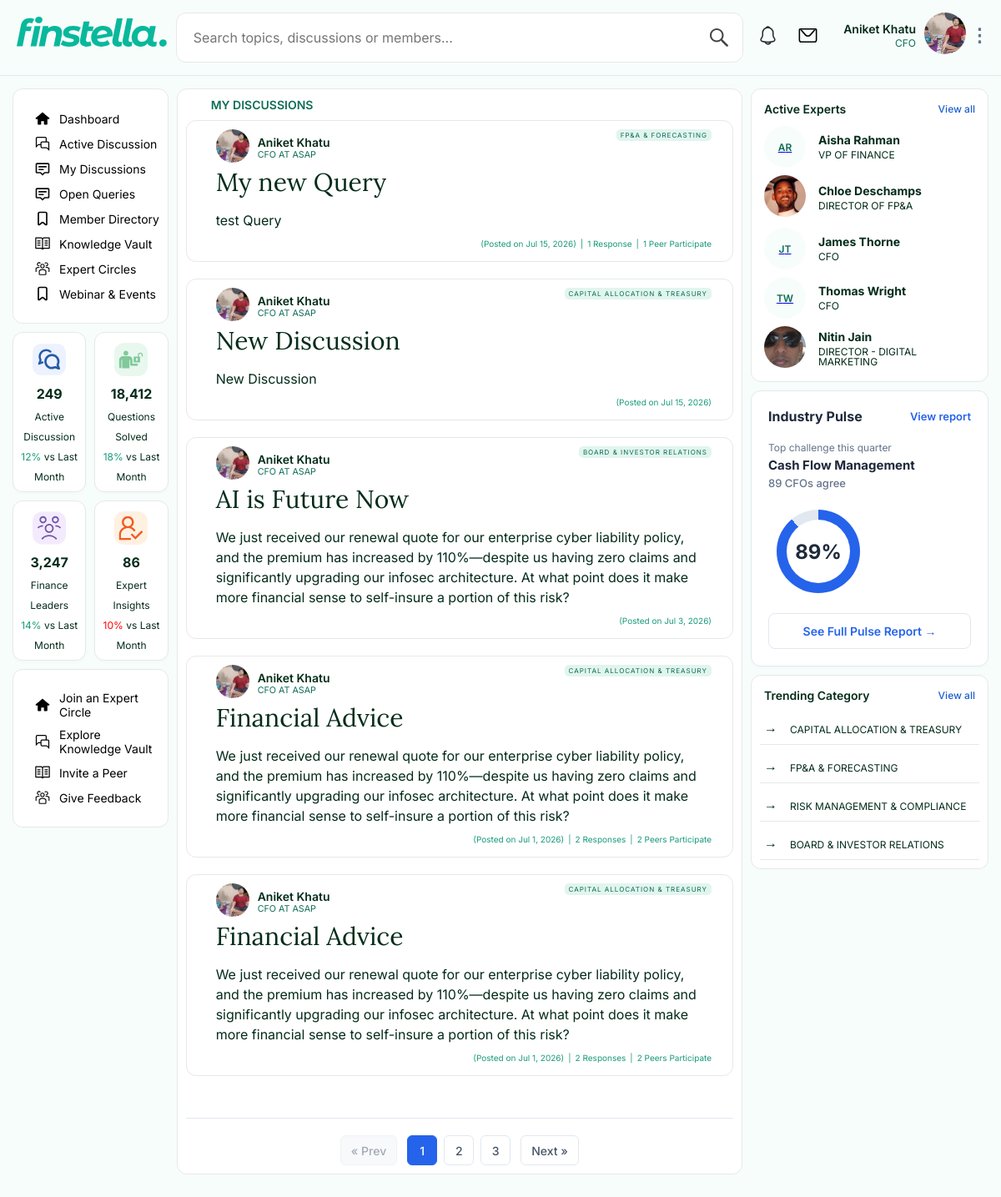
The page /my_discussion/ (signed in) on the database its author committed.
### forum/models.py (models this page shows, shortened)
class CustomUser(AbstractUser):
    title = models.CharField(max_length=100, blank=True, null=True, help_text="e.g. CFO, Finance Director")
    company= models.CharField(max_length=150,blank=True,null=True)
    linkedin_url=models.CharField(max_length=200, blank=True, null=True)
    is_active_subscriber = models.BooleanField(default=False)
    profile_picture = models.ImageField(upload_to='avatars/', null=True, blank=True)
    about = models.TextField(null=True, blank=True, help_text='A Brief executive bio.')

class Thread(models.Model):
    title = models.CharField(max_length=255)
    content=models.TextField(default="No content provided")
    category = models.ForeignKey(Category, on_delete=models.CASCADE, related_name='threads')
    author = models.ForeignKey(CustomUser, on_delete=models.CASCADE, related_name='threads')
    created_at = models.DateTimeField(auto_now_add=True)
    upvotes = models.IntegerField(default=0)
    is_pinned = models.BooleanField(default=False)
    @property
    def unique_author_count(self):
        return self.replies.values('author').distinct().count()

class Category(models.Model):
    name = models.CharField(max_length=50)
    slug = models.SlugField(unique=True)
    def __str__(self):
        return self.name
    class Meta:
        verbose_name_plural = "Categories"

### forum/views.py (the view)
# urls.py: path('my_discussion/',my_discussion_view,name="my_discussion")
@login_required
def my_discussion_view(request):
    threads_all = Thread.objects.select_related('author','category').filter(Q(author=request.user) | Q(replies__author=request.user) ).order_by('-created_at')
    paginator = Paginator(threads_all, 5)
    page_number = request.GET.get('page')
    threads = paginator.get_page(page_number)
    categories = Category.objects.all()
    members = CustomUser.objects.filter(is_active=True, is_superuser=False).order_by('first_name')[:5]
    context={
        'threads':threads,
        'categories':categories,
        'members':members,
        'page_number':page_number,
    }
    return render(request,'my_discussions.html',context)

### templates/my_discussions.html (shortened to what this page needs)
{% extends "layout.html" %}
{%load static%}
{% block maincontent %}
          <div class="active-discussion-box">
            <div class="active-discussion-title">
                <h4>My Discussions</h4>
            </div>
           {% for thread in threads  %}
           <article>
                <div class="thread">
                    <div class="thred-details">
                    <div class="author-thred">
                    <div class="author-details">
                        <div class="author-icon">
                        {% if thread.author.profile_picture %}
                            <img src="{{ thread.author.profile_picture.url }}" alt="{{ thread.author.first_name }}">
                            {% else %}
                        <div class="initial">
                            {{ thread.author.first_name|first }}{{ thread.author.last_name|first }}
                        </div>
                            {% endif %}
                        </div>
                        <div class="author-name">
                            <h4>{{thread.author.first_name}} {{thread.author.last_name}}</h4>
                            <h6>{{ thread.author.title }} at {{ thread.author.company }}</h6>
                        </div>
                    </div>
                    <a href="{% url 'thread_detail' thread.id %}" style="text-decoration: none; color: inherit; display: block;">
                    <div class="thread-cateogory">
                    <h5> {{thread.category}} </h5>
                    </div>
                    </div>
                    <h2>{{thread.title}}</h2>
                    <p>{{thread.content}}</p>
                    </div>
                </div>
                <div class="thread-belongs" style="color: #199A7A ;">
                    <div class="time-ago">
                    <h5>(Posted on {{ thread.created_at|date:"M j, Y"}})</h5>
                    </div>
                    {%if thread.replies.count%}
                    <div class="thread-response"><h5>|</h5></div>
                    <div class="thread-response">
                      <h5>{{ thread.replies.count }} {%if thread.replies.count == 1 %}Response {%else%}Responses{%endif%}</h5>
                    </div>
                    <div class="thread-response"><h5>|</h5></div>
                         <div class="thread-peers">
                       <h5>{{ thread.unique_author_count}} {%if thread.unique_author_count == 1 %}Peer {%else%}Peers{%endif%} Participate</h5>
                    </div>
                    {% endif %}
                </div>
           </article>
           {% endfor %}
           {% if threads.has_other_pages %}
            <div class="pagination-container">
                {% if threads.has_previous %}
                    <a href="?page={{ threads.previous_page_number }}" class="page-btn">&laquo; Prev</a>
                {% else %}
                    <span class="page-btn disabled">&laquo; Prev</span>
                {% endif %}
                <div class="page-numbers">
                    {% for num in threads.paginator.page_range %}
                        {% if threads.number == num %}
                            <span class="page-btn active-page">{{ num }}</span>
                        {% elif num > threads.number|add:'-3' and num < threads.number|add:'3' %}
                            <a href="?page={{ num }}" class="page-btn">{{ num }}</a>
                        {% endif %}
                    {% endfor %}
                </div>
                {% if threads.has_next %}
                    <a href="?page={{ threads.next_page_number }}" class="page-btn">Next &raquo;</a>
                {% else %}
                    <span class="page-btn disabled">Next &raquo;</span>
                {% endif %}
            </div>
            {% endif %}
          </div>
{% endblock %}

### templates/layout.html (shortened to what this page needs)
{% load static %}
<!DOCTYPE html>
<html lang="en">
<head>
    <link rel="stylesheet" href="{% static 'css/dashboard.css' %}">
    <link rel="stylesheet" href="{% static 'css/style.css' %}">
    <link rel="stylesheet" href="{% static 'css/thread-details.css'%}">
     <link
      rel="stylesheet"
      href="https://cdnjs.cloudflare.com/ajax/libs/font-awesome/6.0.0/css/all.min.css"
    />
</head>
<body>
<header>
        <div class="header">
            <div class="logo">
                <a href={% url 'dashboard'%}>
                <img src="{% static 'icons/finstella.svg' %}" alt="">
            </div>
            <div class="search">
                <input type="search" name="search" id="search" placeholder="Search topics, discussions or members...">
                <img src="{% static 'icons/search.svg' %}" class="search-icon" alt="">
            </div>
<div class="notify-profile">
    <div class="notification">
        <img src="{% static 'icons/notification-bell.svg' %}" alt="Notifications">
    </div>
    <div class="message">
        <img src="{% static 'icons/mail.svg' %}" alt="Messages">
    </div>
    <div class="profile" onclick="toggleProfileMenu(event)">
        <div class="profile-text">
            <p>
            <span class="user-name">{{ request.user.first_name }} {{ request.user.last_name }}</span>
            <br>
            <span class="user-title">{{ request.user.title }}</span>
            </p>
        </div>
        <div class="profile-icon">
            {% if request.user.profile_picture %}
                <img src="{{ request.user.profile_picture.url }}" alt="{{ request.user.first_name }}">
            {% else %}
                <div class="expert-initial">
                    {{ request.user.first_name|first }}{{ request.user.last_name|first }}
                </div>
            {% endif %}
        </div>
        <div class="dots-icon">⋮</div>
    </div>
</div>
</div>
</header>
    <main class="main-container">
       <aside class="left-sidebar">
            <nav class="menu-list">
                <a href={%url 'dashboard'%} class="menu">
                    <img src={%static 'icons/home.svg'%} alt="">
                    Dashboard
                </a>
                <a href={%url 'active_discussion'%} class="menu">
                    <img src={%static 'icons/conversation.svg'%} alt="">
                    Active Discussion
                </a>
                <a href={% url "my_discussion"%} class="menu">
                    <img src={%static 'icons/mydiscussion.svg'%} alt="">
                    My Discussions
                </a>
                <a href={% url "open_queries"%} class="menu">
                    <img src={%static 'icons/mydiscussion.svg'%} alt="">
                    Open Queries
                </a>
                <a href={%url 'member_directory'%} class="menu">
                    <img src={%static 'icons/bookmark.svg'%} alt="">
                    Member Directory
                </a>
                <a href="#" class="menu">
                    <img src={%static 'icons/Knowledge.svg'%} alt="">
                    Knowledge Vault
                </a>
                <a href="#" class="menu">
                    <img src={%static 'icons/expertcircle.svg'%} alt="">
                    Expert Circles
                </a>
                <a href="#" class="menu">
                    <img src={%static 'icons/bookmark.svg'%} alt="">
                    Webinar & Events
                </a>
            </nav>
            <div class="forum-dashboard">
                <div class="dashboard-card">
                    <img src={%static 'icons/active discussion icon 1.svg'%} alt="" class="icon1">
                    <h1>249</h1>
                    <h5>Active Discussion</h5>
                    <h6><span class="high-light">12%</span> vs Last Month</h6>
                </div>
                <div class="dashboard-card">
                    <img src={%static 'icons/questions solved 2.svg'%} alt="" class="icon2">
                    <h1>18,412</h1>
                    <h5>Questions Solved</h5>
                    <h6><span class="high-light">18%</span> vs Last Month</h6>
                </div>
                <div class="dashboard-card">
                   <img src={%static 'icons/finance leaders icon 3.svg'%} alt="" class="icon3">
                    <h1>3,247</h1>
                    <h5>Finance Leaders</h5>
                    <h6><span class="high-light">14%</span> vs Last Month</h6>
                </div>
                <div class="dashboard-card">
                     <img src={%static 'icons/expert insights icon 4.svg'%} alt="" class="icon4">
                    <h1>86</h1>
                    <h5>Expert Insights</h5>
                    <h6><span class="high-light-low">10%</span> vs Last Month</h6>
                </div>
            </div>
            <nav class="menu-list">
                <a href="#" class="menu">
                    <img src={%static 'icons/home.svg'%} alt="">
                    Join an Expert Circle
                </a>
                <a href="#" class="menu">
                    <img src={%static 'icons/conversation.svg'%} alt="">
                    Explore Knowledge Vault
                </a>
                <a href="#" class="menu">
                    <img src={%static 'icons/Knowledge.svg'%} alt="">
                    Invite a Peer
                </a>
                <a href="#" class="menu">
                    <img src={%static 'icons/expertcircle.svg'%} alt="">
                    Give Feedback
                </a>
            </nav>
       </aside>
         <section class="main-content">
         {% block maincontent %}
         {% endblock %}
         </section>
        <aside class="right-sidebar">
          <div class="active-expert-box">
            <div class="active-title">
              <h4>Active Experts</h4>
              <a href="{% url 'member_directory' %}">View all</a>
            </div>
             {% for member in members%}
            <div class="active-expert">
                  <div class="expert-icon">
                     <a href={%url 'member_profile'  member.id %}>
                    {% if member.profile_picture%}
                    <img src="{{ member.profile_picture.url }}" alt={{ member.first_name }}>
                    {% else %}
                    <div class="expert-initial">
                        {{ member.first_name|first }}{{ member.last_name|first }}
                    </div>
                    {% endif%}
                      </div>
                  <div class="expert-text">
                  <h5>
                  {{ member.first_name }} {{ member.last_name }}
                  </h5>
                  <p>{{ member.title }}</p>
                  </div>
                  </div>
                 {%endfor%}
          </div>
            <div class="pulse-card">
                <div class="pulse-header">
                    <h3>Industry Pulse</h3>
                    <a href="#">View report</a>
                </div>
                <div class="pulse-subtitle">Top challenge this quarter</div>
                <div class="pulse-challenge">Cash Flow Management</div>
                <div class="pulse-agree">89 CFOs agree</div>
                <div class="progress-ring-container">
                    <div class="progress-ring">
                        <span class="progress-value">89%</span>
                    </div>
                </div>
                <a href="#" class="pulse-action-btn">See Full Pulse Report &rarr;</a>
            </div>
          <div class="active-expert-box">
            <div class="active-title">
              <h4>Trending Category</h4>
              <a href="#">View all</a>
            </div>
             {% for category in categories%}
            <div class="category-list"  style:"border:none">
                  <div class="expert-text">
                  <P>
                   {{category.name }}
                  </P>
                  </div>
                  </div>
                 {%endfor%}
          </div>
        </aside>
    </main>
</body>
</html>

### static/css/style.css (style rules this page uses)
* { box-sizing:border-box;margin:0;padding:0 }
html { scroll-behavior:smooth }
body { font-family:'Syne',sans-serif;background:#f7fdfb;color:#042c1a;overflow-x:hidden }
:root { --bg:white; --border:#c8e8d8; --border-light:#e1f5ee; --pale:#E1F5EE; --mint:#9FE1CB; --teal:#1D9E75; --mid:#0F6E56; --deep:#042c1a; --muted:#527568; --sub:#8eada4; --gold:#BA7517; --gold-light:#f5e6c4; }

### rows shown on the page
CustomUser: user.first_name "Aniket", user.last_name "Khatu", user "CFO", user.profile_picture (picture)
Thread: author.profile_picture (picture), author.first_name "Aniket", author.last_name "Khatu", author "CFO", author.company "ASAP", category "FP&A & FORECASTING", title "My new Query", content "test Query", created_at "Jul 15, 2026", replies.count "1", shows "Response", unique_author_count "1", shows "Peer"
Thread: author.profile_picture (picture), author.first_name "Aniket", author.last_name "Khatu", author "CFO", author.company "ASAP", category "CAPITAL ALLOCATION & TREASURY", title "New Discussion", content "New Discussion", created_at "Jul 15, 2026"
Thread: author.profile_picture (picture), author.first_name "Aniket", author.last_name "Khatu", author "CFO", author.company "ASAP", category "BOARD & INVESTOR RELATIONS", title "AI is Future Now", content "We just received our renewal quote for our enterprise cyber liability policy, and the premium has increased by 110%—despite us having zero claims and significantly upgrading our infosec architecture. At what point does it make more financial sense to self-insure a portion of this risk?", created_at "Jul 3, 2026"
Thread: author.profile_picture (picture), author.first_name "Aniket", author.last_name "Khatu", author "CFO", author.company "ASAP", category "CAPITAL ALLOCATION & TREASURY", title "Financial Advice", content "We just received our renewal quote for our enterprise cyber liability policy, and the premium has increased by 110%—despite us having zero claims and significantly upgrading our infosec architecture. At what point does it make more financial sense to self-insure a portion of this risk?", created_at "Jul 1, 2026", replies.count "2", shows "Responses", unique_author_count "2", shows "Peers"
CustomUser: first_name|first "A", last_name|first "R", first_name "Aisha", last_name "Rahman", title "VP OF FINANCE"
CustomUser: profile_picture (picture), first_name "Chloe", last_name "Deschamps", title "DIRECTOR OF FP&A"
CustomUser: first_name|first "J", last_name|first "T", first_name "James", last_name "Thorne", title "CFO"
CustomUser: first_name|first "T", last_name|first "W", first_name "Thomas", last_name "Wright", title "CFO"
CustomUser: profile_picture (picture), first_name "Nitin", last_name "Jain", title "DIRECTOR - DIGITAL MARKETING"
Category: name "CAPITAL ALLOCATION & TREASURY"
Category: name "FP&A & FORECASTING"
Category: name "RISK MANAGEMENT & COMPLIANCE"
Category: name "BOARD & INVESTOR RELATIONS"

### other values the page prints
{{ num }} "1"
{{ num }} "2" "3"
